Frame 1 (no input): blank canvas, image omitted
Frame 60 (the mouse pressed at the canvas centre just before this capture): blank canvas, image omitted
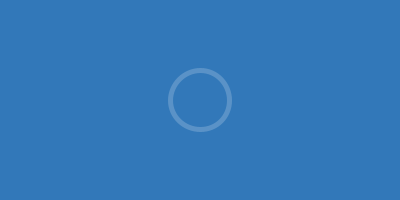
Frame 120 (the mouse held since frame 60 and released just before this capture)

The Processing sketch whose frames 1 and 60 were blank and that drew this single picture after the mouse press (run headless with seeded random() and noise(); from frame 60 on, the mouse is pressed at the canvas centre):

// Processing sketch: processing_140534
// ── processing_140534.pde

//notes; cause who knows what the hell i did or was intending on doing
//all this was figured out at one point...but i cant replicate it

//figure out how to make more ripples at once
//how to make ripples always start at size 0
//how to have them grow after you let go of the click
//better colors
//make colors move




//variables
int x = 1;
int size = 0;
int square = 4;


void setup(){
frameRate(10);
size(400, 200); 
smooth();
}

void draw(){
  background(50,120,185,85);
/*
for( int i = 0; i < 400; i++){
  arc(i, 100, 200, 200, 0, PI+QUARTER_PI, OPEN);
   }
*/

  if(mousePressed==true){
    noFill();
    strokeWeight(5);
    stroke(255,50);//better color?
    ellipse(mouseX, mouseY,size, size);
   size++;
  } 
}
 
  
//mousepressed if/else
      //see proj 1
      
  


//addons 
//lightning
//more abstract?
//gradiant
//moon reflection

//maybe change altogether, do pixelatted clouds, and clicks add birds
